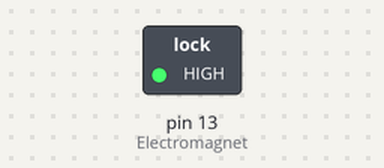
Recording of a sketch running on a simulated Arduino Uno, built with avr-gcc and run on an emulated ATmega328P. Shown: switched loads named in the sketch (green lamp = pin HIGH).

Above: at 0.1 s.
Timing chart, 0 to 1.6 s (numbered marks = the images above):
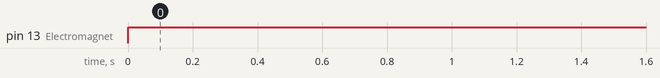

Measured:
- by itself, pin 13 (Electromagnet): LOW → HIGH at 0.00 s

The sketch:

case1.ino
```cpp
int Electromagnet = 13;

void setup() {
    // initialize the digital pin as an output.
    pinMode(Electromagnet, OUTPUT);
}

void loop() {
    digitalWrite(Electromagnet, 255);

}
```
